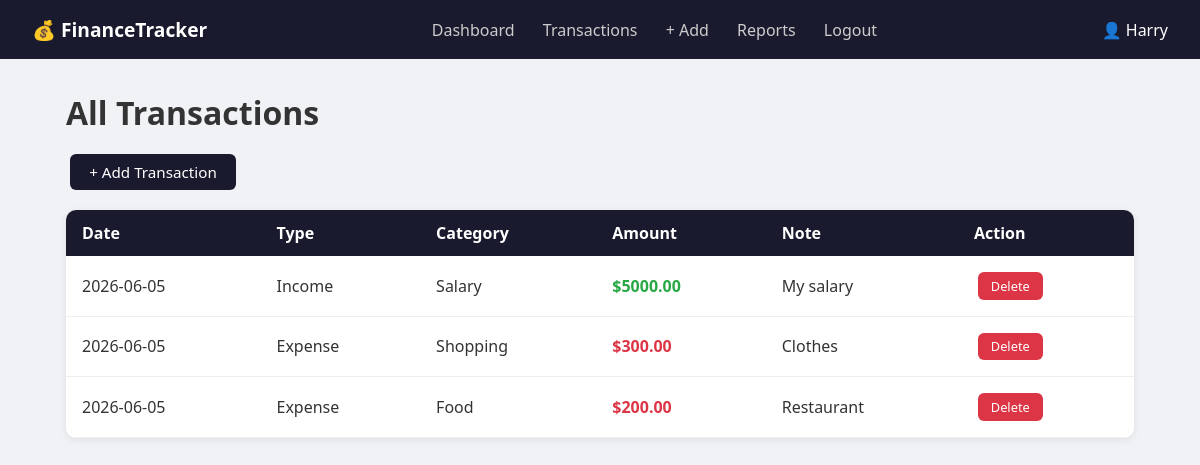
The app's page /transactions (signed in), older data.
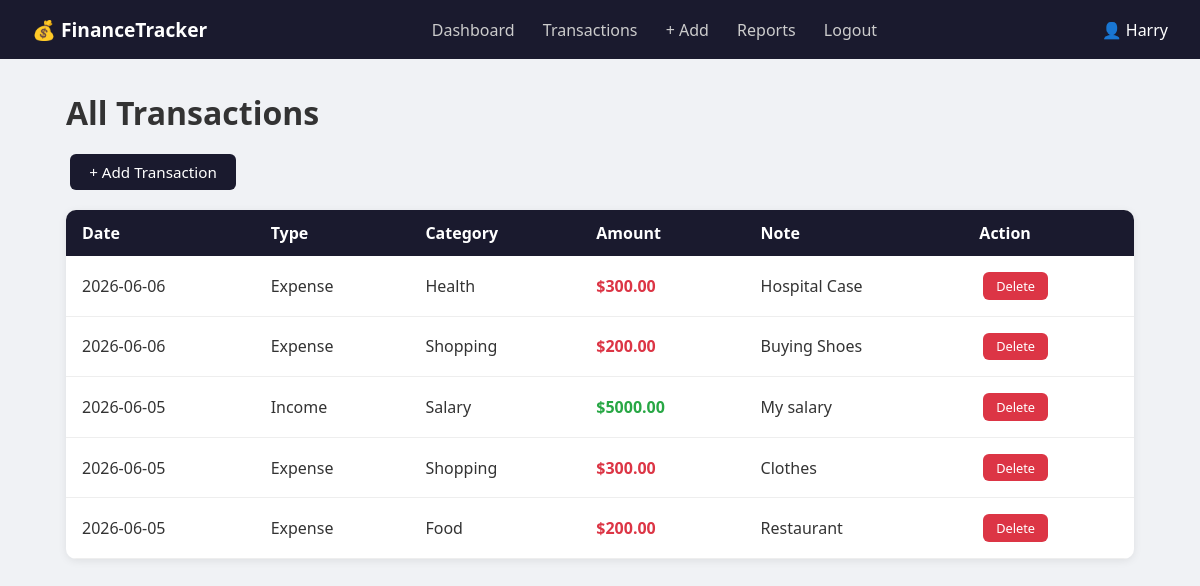
The same page, newer data.
### tables this page shows
CREATE TABLE users (
            id INTEGER PRIMARY KEY AUTOINCREMENT,
            name TEXT NOT NULL,
            email TEXT UNIQUE NOT NULL,
            password TEXT NOT NULL,
            created_at TIMESTAMP DEFAULT CURRENT_TIMESTAMP
        );

CREATE TABLE transactions (
            id INTEGER PRIMARY KEY AUTOINCREMENT,
            user_id INTEGER NOT NULL,
            type TEXT NOT NULL,
            category TEXT NOT NULL,
            amount REAL NOT NULL,
            date TEXT NOT NULL,
            note TEXT,
            created_at TIMESTAMP DEFAULT CURRENT_TIMESTAMP,
            FOREIGN KEY (user_id) REFERENCES users(id)
        );

### app.py (the view)
@app.route("/transactions")
@login_required
def transactions():
    conn = get_db()
    rows = conn.execute(
        "SELECT * FROM transactions WHERE user_id = ? ORDER BY date DESC",
        (current_user.id,)
    ).fetchall()
    conn.close()
    return render_template("transactions.html", transactions=[dict(r) for r in rows])

### app.py (called while the page is built)
@login_manager.user_loader
def load_user(user_id):
    return User.get_by_id(int(user_id))

### database.py (called while the page is built)
def get_db():
    conn = sqlite3.connect(DB_NAME)
    conn.row_factory = sqlite3.Row
    return conn

### models.py (called while the page is built)
    @staticmethod
    def get_by_id(user_id):
        conn = get_db()
        user = conn.execute("SELECT * FROM users WHERE id = ?", (user_id,)).fetchone()
        conn.close()
        if user:
            return User(user["id"], user["name"], user["email"], user["password"])
        return None

### templates/transactions.html
{% extends "base.html" %}
{% block content %}
<h1>All Transactions</h1>
<a href="{{ url_for('add_transaction') }}" class="btn btn-primary">+ Add Transaction</a>
{% if transactions %}
<table>
    <thead>
        <tr>
            <th>Date</th>
            <th>Type</th>
            <th>Category</th>
            <th>Amount</th>
            <th>Note</th>
            <th>Action</th>
        </tr>
    </thead>
    <tbody>
        {% for t in transactions %}
        <tr class="{{ t.type }}">
            <td>{{ t.date }}</td>
            <td>{{ t.type|capitalize }}</td>
            <td>{{ t.category }}</td>
            <td>${{ "%.2f"|format(t.amount) }}</td>
            <td>{{ t.note }}</td>
            <td>
                <a href="{{ url_for('delete_transaction', transaction_id=t.id) }}"
                   onclick="return confirm('Delete this transaction?')"
                   class="btn btn-danger">Delete</a>
            </td>
        </tr>
        {% endfor %}
    </tbody>
</table>
{% else %}
<p>No transactions yet.</p>
{% endif %}
{% endblock %}

### templates/base.html (shortened to what this page needs)
<!DOCTYPE html>
<html lang="en">
<head>
    <link rel="stylesheet" href="{{ url_for('static', filename='style.css') }}">
</head>
<body>
{% if current_user.is_authenticated %}
<nav>
    <div class="nav-brand">💰 FinanceTracker</div>
    <div class="nav-links">
        <a href="{{ url_for('dashboard') }}">Dashboard</a>
        <a href="{{ url_for('transactions') }}">Transactions</a>
        <a href="{{ url_for('add_transaction') }}">+ Add</a>
        <a href="{{ url_for('reports') }}">Reports</a>
        <a href="{{ url_for('logout') }}">Logout</a>
    </div>
    <div class="nav-user">👤 {{ current_user.name }}</div>
</nav>
{% endif %}
<div class="container">
    {% block content %}{% endblock %}
</div>
</body>
</html>

### static/style.css (style rules this page uses)
* { box-sizing: border-box; margin: 0; padding: 0; }
body { font-family: 'Segoe UI', sans-serif; background: #f0f2f5; color: #333; }
nav { background: #1a1a2e; color: white; padding: 1rem 2rem; display: flex; align-items: center; justify-content: space-between; }
nav a { color: #ccc; text-decoration: none; margin: 0 0.75rem; }
.nav-brand { font-size: 1.2rem; font-weight: bold; }
.container { max-width: 1100px; margin: 2rem auto; padding: 0 1rem; }
table { width: 100%; border-collapse: collapse; background: white; border-radius: 10px; overflow: hidden; box-shadow: 0 2px 8px rgba(0,0,0,0.08); margin-top: 1rem; }
th { background: #1a1a2e; color: white; padding: 0.75rem 1rem; text-align: left; }
td { padding: 0.75rem 1rem; border-bottom: 1px solid #eee; }
tr.income td:nth-child(4) { color: #28a745; font-weight: bold; }
tr.expense td:nth-child(4) { color: #dc3545; font-weight: bold; }
.btn { display: inline-block; padding: 0.5rem 1.2rem; border-radius: 6px; border: none; cursor: pointer; text-decoration: none; font-size: 0.95rem; margin: 0.25rem; }
.btn-primary { background: #1a1a2e; color: white; }
.btn-danger { background: #dc3545; color: white; font-size: 0.8rem; padding: 0.3rem 0.8rem; }
h1 { margin-bottom: 1rem; }

Row changes from the older to the newer data that the page shows:
added transactions: date "2026-06-06", type "Expense", category "Health", amount "300.00", note "Hospital Case"
added transactions: date "2026-06-06", type "Expense", category "Shopping", amount "200.00", note "Buying Shoes"
